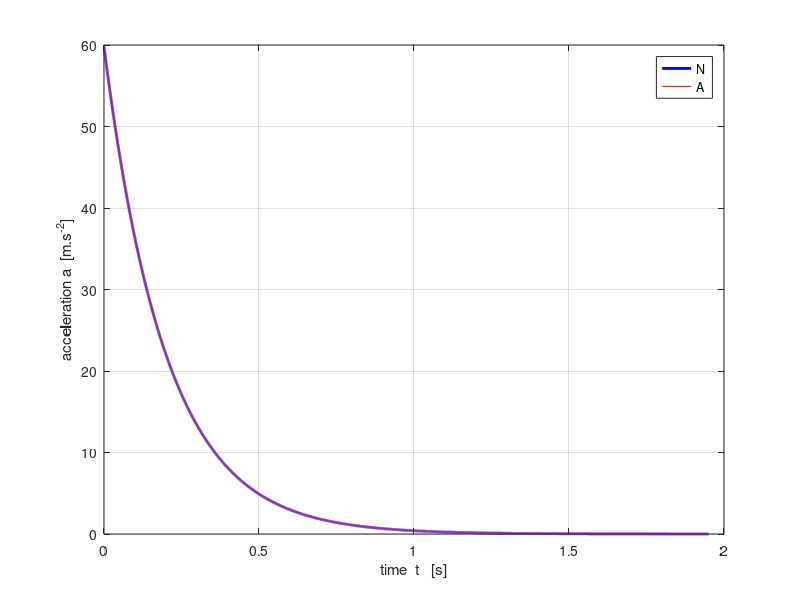
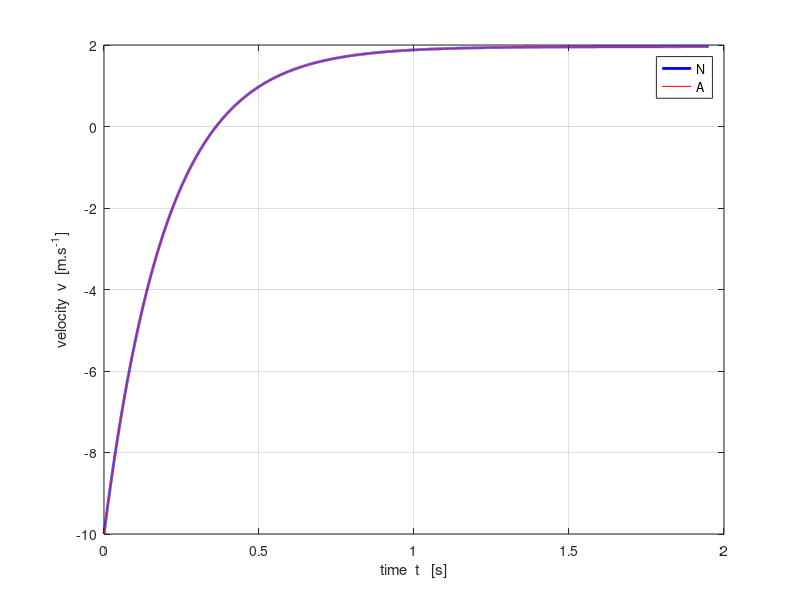
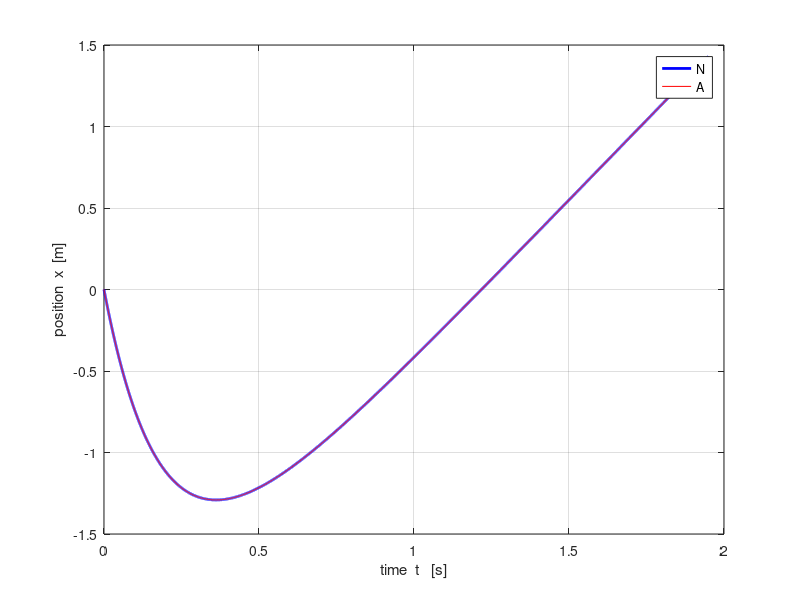
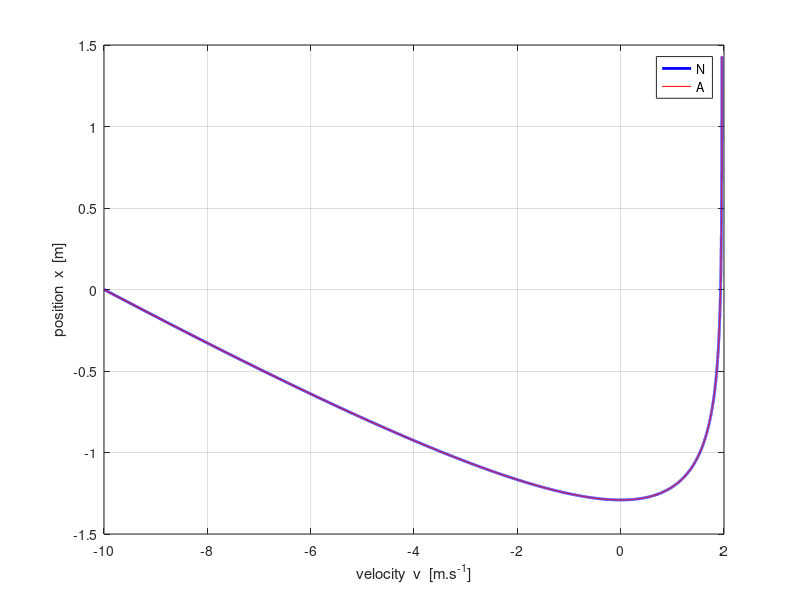

These figures' MATLAB source, in order:
% mec_fr_bv.m
% 20 apr 2015
% Ian Cooper   School of Physics   University of Sydney
% cooper@physics.usyd.edu.au
% http://www.physics.usyd.edu.au/teach_res/mp/mphome.htm
clear all
close all
clc

% Input Parameters -------------------------------------------------------
   m = 2;
   b = 10;
   v0 = -10;
   dt = 1e-4;
   tmax = 1.95;
   
% SETUP ------------------------------------------------------------------
   g = 9.8;
   k = (b/m);
   vT = m*g / b;
   t(1) = 0; t(2) = dt;
   v(1) = v0;
   a(1) = g -(b/m) * v(1);
   v(2) = v(1) + a(1) * dt;
   a(2) = g -(b/m) * v(2);
   v(2) = v(1) + 0.5*(a(1)+a(2)) * dt;
    
   flag = 1;
   c = 3;

% NUMERICAL APPROACH -----------------------------------------------------

while flag > 0,
    v(c) = v(c-2) + (2*dt*g) * (1-v(c-1)/vT);
    t(c) = t(c-1) + dt;
    if t(c) > tmax
        flag = -10;
    end;
    c = c + 1;
end

x(1) = 0;
x(2) = 0.5*(v(1)+v(2)) * dt;

for cc = 3 : c-1
 x(cc) = x(cc-2) + 2*dt*v(cc-1);    
end

a = g - (b/m) .* v;

% ANALYTICAL ANALYSIS ---------------------------------------------------
vA = vT + (v0 - vT) .* exp(-k*t);
aA = g - k .* vA;
xA = vT .* t + (1/k) .* (v0-vT) .* (1-exp(-k*t));


figure(1)   % acceleration ------------------------------------------------
fs = 9;
set(gcf,'units','normalized','position',[0.1 0.2 0.18 0.22]);
tx = 'time  t   [s]';
ty = 'acceleration a  [m.s^{-2}]';
xP = t; yP = a;
Xrange = [0 1.0 * max(xP)];
Yrange = [0 1.1 * max(yP)];
   plot(xP,yP,'b','lineWidth',2)
hold on
yP = aA;
    plot(xP,yP,'r')
grid on
xlabel(tx); ylabel(ty);
% set(gca,'Xlim',Xrange);
%set(gca,'Ylim',Yrange);
legend('N','A');

figure(2)   % velocity ----------------------------------------------------
fs = 9;
set(gcf,'units','normalized','position',[0.3 0.2 0.18 0.22]);
tx = 'time  t   [s]';
ty = 'velocity  v  [m.s^{-1}]';
xP = t; yP = v;
Xrange = [0 1.0 * max(xP)];
Yrange = [0 1.1 * max(yP)];
   plot(xP,yP,'b','lineWidth',2)
hold on
yP = vA;
    plot(xP,yP,'r')
grid on
xlabel(tx); ylabel(ty);
% set(gca,'Xlim',Xrange);
% set(gca,'Ylim',Yrange);
legend('N','A');


figure(3)    % displacement ---------------------------------------------
fs = 9;
set(gcf,'units','normalized','position',[0.5 0.2 0.18 0.22]);
tx = 'time  t   [s]';
ty = 'position  x  [m]';
xP = t; yP = x;
Xrange = [0 1.0 * max(xP)];
Yrange = [0 1.1 * max(yP)];
   plot(xP,yP,'b','lineWidth',2)
hold on
yP = xA;
    plot(xP,yP,'r')
grid on
xlabel(tx); ylabel(ty);
% set(gca,'Xlim',Xrange);
% set(gca,'Ylim',Yrange);
legend('N','A');

figure(4)    % displacement ---------------------------------------------
fs = 9;
set(gcf,'units','normalized','position',[0.7 0.2 0.18 0.22]);
tx = 'velocity  v  [m.s^{-1}]';
ty = 'position  x  [m]';
xP = v; yP = x;
Xrange = [0 1.0 * max(xP)];
Yrange = [0 1.1 * max(yP)];
   plot(xP,yP,'b','lineWidth',2)
hold on
xP = vA; yP = xA;
    plot(xP,yP,'r')
grid on
xlabel(tx); ylabel(ty);
% set(gca,'Xlim',Xrange);
% set(gca,'Ylim',Yrange);
legend('N','A');
